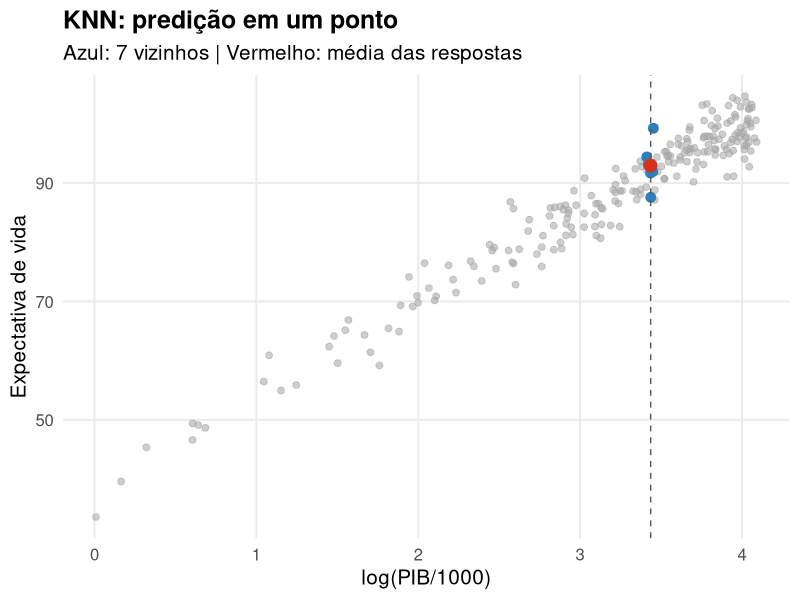
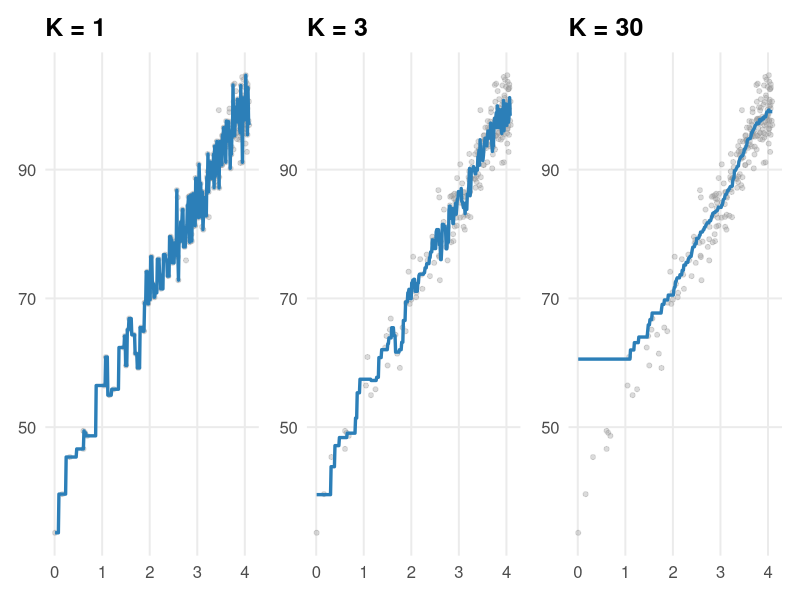
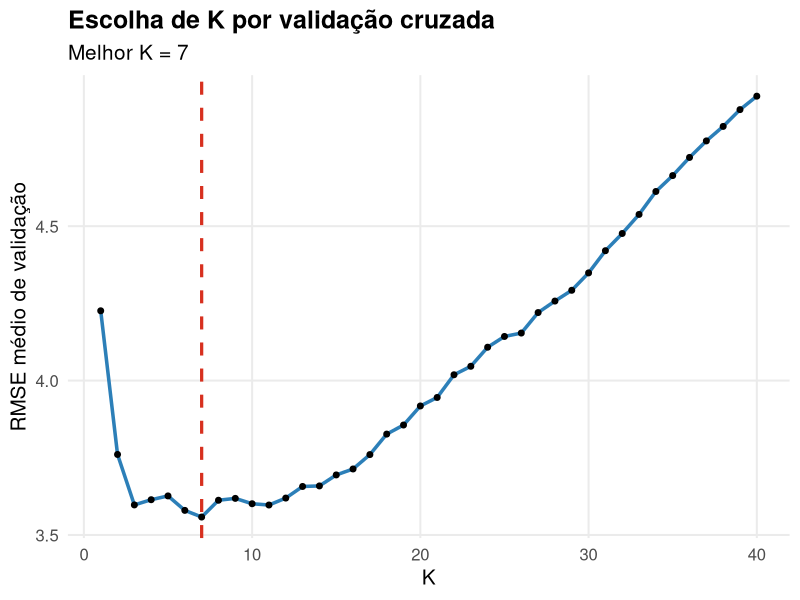
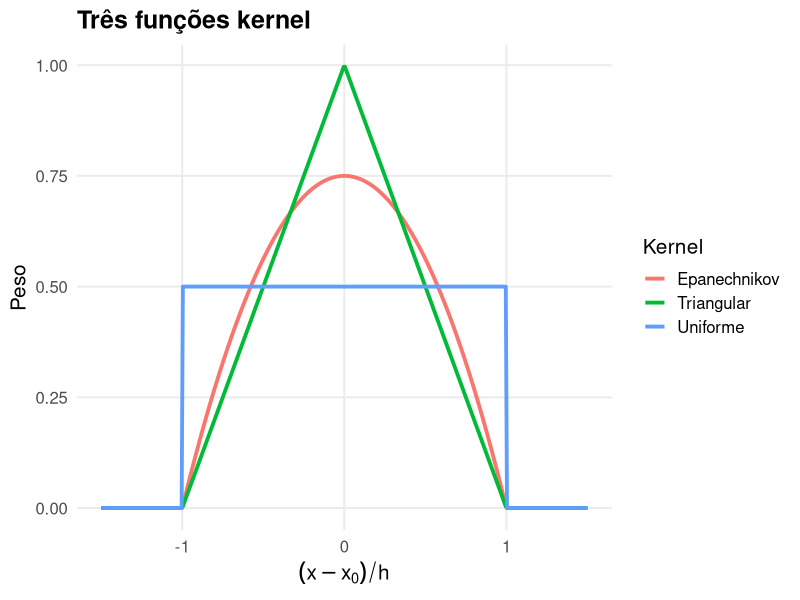
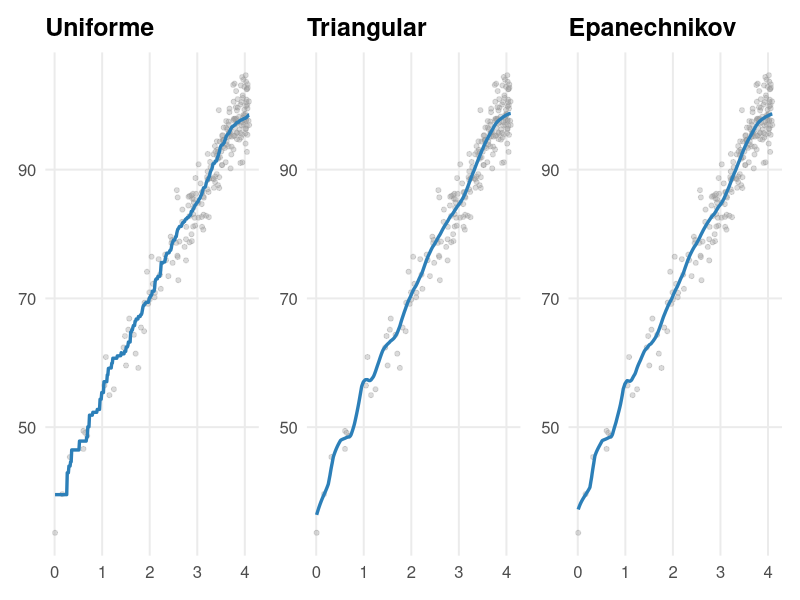
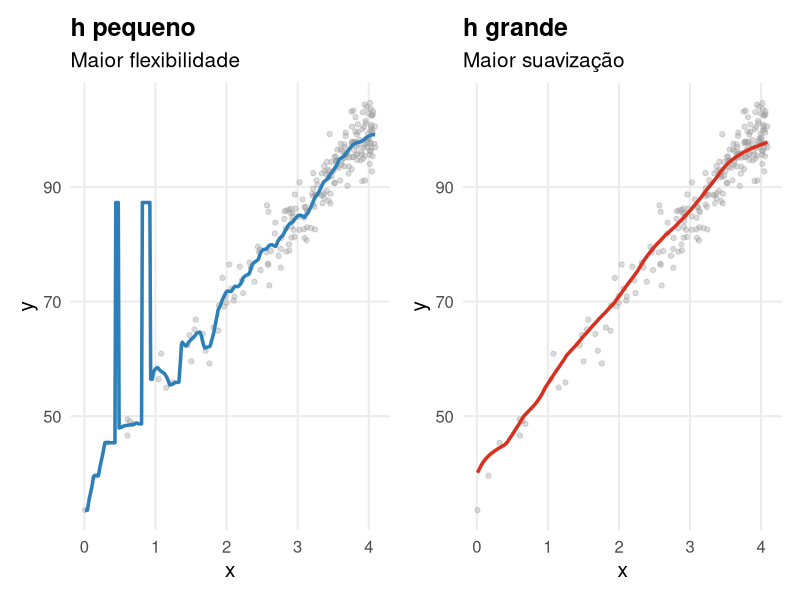
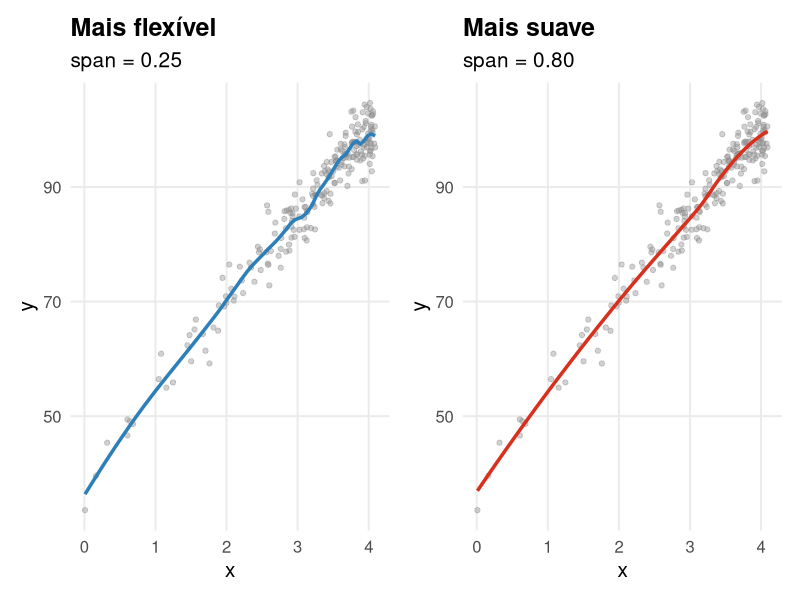

Write R code to recreate these figures, in order.
## ---- chunk 1
#| include: false
library(ggplot2)
library(dplyr)
library(tidyr)
library(patchwork)

tema <- theme_minimal(base_size = 15) +
  theme(panel.grid.minor = element_blank(),
        plot.title = element_text(face = "bold"))

set.seed(125)
pib <- runif(220,1000,60000)
df_pib <- data.frame(
  x = log(pib/1000),
  log_pib = log(pib/1000),
  vida = 40 + 15*log(pib/1000) + rnorm(220,0,3)
)

grid_x <- seq(min(df_pib$x), max(df_pib$x), length.out = 350)

pred_knn <- function(x0, x, y, k){
  sapply(x0, function(z){
    ids <- order(abs(x-z))[seq_len(min(k,length(x)))]
    mean(y[ids])
  })
}

kernel_fun <- function(u, tipo = "epanechnikov"){
  if(tipo == "uniforme") return(0.5*(abs(u)<=1))
  if(tipo == "triangular") return(pmax(1-abs(u),0))
  0.75*pmax(1-u^2,0)*(abs(u)<=1)
}

pred_kernel <- function(x0, x, y, h, tipo = "epanechnikov"){
  sapply(x0,function(z){
    w <- kernel_fun((z-x)/h,tipo)
    if(sum(w)==0) return(mean(y))
    sum(w*y)/sum(w)
  })
}
## ---- chunk 2
#| fig-width: 8
#| fig-height: 4.7
#| out-width: 78%
#| fig-align: center
x0 <- median(df_pib$x); k0 <- 7
ids <- order(abs(df_pib$x-x0))[1:k0]
yhat0 <- mean(df_pib$vida[ids])
ggplot(df_pib,aes(x,vida))+
 geom_point(color="gray65",alpha=.55,size=2)+
 geom_point(data=df_pib[ids,],color="#2C7FB8",size=3)+
 geom_vline(xintercept=x0,linetype=2,color="gray35")+
 geom_point(data=data.frame(x=x0,vida=yhat0),aes(x,vida),inherit.aes=FALSE,color="#D7301F",size=4)+
 tema+labs(title="KNN: predição em um ponto",subtitle="Azul: 7 vizinhos | Vermelho: média das respostas",x="log(PIB/1000)",y="Expectativa de vida")
## ---- chunk 3
#| fig-width: 11
#| fig-height: 4
#| out-width: 94%
#| fig-align: center
plot_knn <- function(k){
 gd<-data.frame(x=grid_x,pred=pred_knn(grid_x,df_pib$x,df_pib$vida,k))
 ggplot(df_pib,aes(x,vida))+geom_point(color="gray60",alpha=.35,size=1.4)+
 geom_line(data=gd,aes(x,pred),color="#2C7FB8",linewidth=1.15)+
 tema+theme(axis.title=element_blank())+ggtitle(paste0("K = ",k))
}
plot_knn(1)+plot_knn(3)+plot_knn(30)
## ---- chunk 4
#| fig-width: 8
#| fig-height: 4.5
#| out-width: 76%
#| fig-align: center
set.seed(505)
fold<-sample(rep(1:10,length.out=nrow(df_pib))); ks<-1:40
rmse_cv<-sapply(ks,function(k){
 mean(sapply(1:10,function(f){
  tr<-df_pib[fold!=f,]; va<-df_pib[fold==f,]
  pr<-pred_knn(va$x,tr$x,tr$vida,k)
  sqrt(mean((va$vida-pr)^2))
 }))
})
cv_knn<-data.frame(K=ks,RMSE=rmse_cv); kb<-ks[which.min(rmse_cv)]
ggplot(cv_knn,aes(K,RMSE))+geom_line(color="#2C7FB8",linewidth=1.2)+geom_point(size=1.7)+
 geom_vline(xintercept=kb,color="#D7301F",linetype=2,linewidth=1.1)+tema+
 labs(title="Escolha de K por validação cruzada",subtitle=paste("Melhor K =",kb),x="K",y="RMSE médio de validação")
## ---- chunk 5
#| fig-width: 8
#| fig-height: 4.5
#| out-width: 76%
#| fig-align: center
u<-seq(-1.5,1.5,length.out=400)
kernels<-bind_rows(
 data.frame(u=u,peso=kernel_fun(u,"uniforme"),Kernel="Uniforme"),
 data.frame(u=u,peso=kernel_fun(u,"triangular"),Kernel="Triangular"),
 data.frame(u=u,peso=kernel_fun(u,"epanechnikov"),Kernel="Epanechnikov")
)
ggplot(kernels,aes(u,peso,color=Kernel))+geom_line(linewidth=1.3)+tema+
 labs(title="Três funções kernel",x=expression((x-x[0])/h),y="Peso")
## ---- chunk 6
#| fig-width: 11
#| fig-height: 4
#| out-width: 94%
#| fig-align: center
h0<-.35
plot_kernel<-function(tipo,titulo){
 gd<-data.frame(x=grid_x,pred=pred_kernel(grid_x,df_pib$x,df_pib$vida,h0,tipo))
 ggplot(df_pib,aes(x,vida))+geom_point(color="gray60",alpha=.35,size=1.4)+
 geom_line(data=gd,aes(x,pred),color="#2C7FB8",linewidth=1.15)+
 tema+theme(axis.title=element_blank())+ggtitle(titulo)
}
plot_kernel("uniforme","Uniforme")+plot_kernel("triangular","Triangular")+plot_kernel("epanechnikov","Epanechnikov")
## ---- chunk 7
#| fig-width: 10
#| fig-height: 4.2
#| out-width: 88%
#| fig-align: center
g1<-data.frame(x=grid_x,pred=pred_kernel(grid_x,df_pib$x,df_pib$vida,.12,"epanechnikov"))
g2<-data.frame(x=grid_x,pred=pred_kernel(grid_x,df_pib$x,df_pib$vida,.65,"epanechnikov"))
p1<-ggplot(df_pib,aes(x,vida))+geom_point(color="gray60",alpha=.35)+geom_line(data=g1,aes(x,pred),color="#2C7FB8",linewidth=1.2)+tema+labs(title="h pequeno",subtitle="Maior flexibilidade",x="x",y="y")
p2<-ggplot(df_pib,aes(x,vida))+geom_point(color="gray60",alpha=.35)+geom_line(data=g2,aes(x,pred),color="#D7301F",linewidth=1.2)+tema+labs(title="h grande",subtitle="Maior suavização",x="x",y="y")
p1+p2
## ---- chunk 8
#| fig-width: 10
#| fig-height: 4.3
#| out-width: 88%
#| fig-align: center

p1 <- ggplot(df_pib,aes(log_pib,vida)) +
  geom_point(color="gray55",alpha=.4) +
  geom_smooth(method="loess",span=.25,se=FALSE,
              color="#2C7FB8",linewidth=1.2) +
  tema + labs(title="Mais flexível",subtitle="span = 0.25",x="x",y="y")

p2 <- ggplot(df_pib,aes(log_pib,vida)) +
  geom_point(color="gray55",alpha=.4) +
  geom_smooth(method="loess",span=.8,se=FALSE,
              color="#D7301F",linewidth=1.2) +
  tema + labs(title="Mais suave",subtitle="span = 0.80",x="x",y="y")

p1+p2
